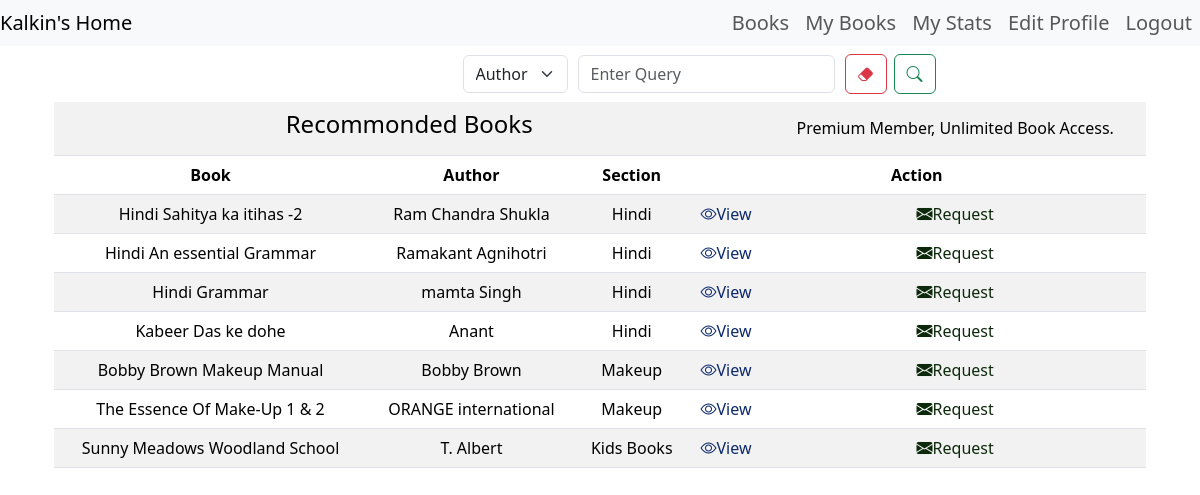
The app's page /UserReq (signed in) with its own data.
### models.py (models this page shows, shortened)
class User(db.Model):
    __tablename__ = 'user'
    id = db.Column(db.Integer, autoincrement=True, primary_key=True)
    user_name = db.Column(db.String, unique= True, nullable= False)
    email = db.Column(db.String, unique=True)
    passwordhash = db.Column(db.String(255))
    name = db.Column(db.String)
    req_count= db.Column(db.Integer, default=0)
    total_req = db.Column(db.Integer, autoincrement=True)
    is_admin = db.Column(db.Boolean, nullable= False, default= False)
    is_premium = db.Column(db.Boolean, nullable= False, default= False)
    @property
    def password(self):
        raise AttributeError('password is not a readable attribute')

class Book(db.Model):
    __tablename__ = "book"
    book_id = db.Column(db.Integer, autoincrement=True, primary_key=True)
    book_name = db.Column(db.String, nullable=False)
    book_content = db.Column(db.String, nullable=False)
    book_author = db.Column(db.String)
    book_image = db.Column(db.String)
    book_sec = db.Column(db.Integer, db.ForeignKey('section.section_id'), nullable=False)
    book_rating = db.Column(db.Float, default=0.0)
    book_views = db.Column(db.Integer, default=0)
    is_premium = db.Column(db.Boolean, nullable= False, default= False)
    sec_name = db.Column(db.String,  nullable=False)
    feedback = db.relationship("Feedback", backref="book")
    @property
    def book_rating(self):
        feedback_ratings = [feedback.rating for feedback in self.feedback]
        if feedback_ratings:
            return sum(feedback_ratings) / len(feedback_ratings)
        else:
            return 0.0

### controllers.py (the view, shortened to what this page needs)
@app.route("/UserReq")
@auth_required
def UserReq():
    user=User.query.get(session['user_id'])
    user_limit = Issue.query.filter(Issue.user_id == user.id, Issue.return_date == None).count()
    issued_books_ids = [issue.book_id for issue in Issue.query.filter_by(user_id=user.id, return_date=None).all()]
    books = Book.query.filter(Book.book_id.notin_(issued_books_ids)).all()
    parameter= request.args.get('parameter')
    search= request.args.get('search')
    if not parameter or not search:
        return render_template('UserReq.html', user=user,books=books,user_limit=user_limit)

### controllers.py (called while the page is built)
def auth_required(func):
    @wraps(func)
    def inner(*args, **kwargs):
        if 'user_id' not in session:
            flash("You need to login to continue")
            return redirect(url_for('login'))
        return func(*args, **kwargs)
    return inner

### templates/UserReq.html (shortened to what this page needs)
{% extends 'base.html' %}
{%block content%}
{% include 'searchbar.html' %}
<div class="container-fluid">
<table class="table table-striped text-center">
        <tr >
            <th colspan="4" class="align-middle"><h4>Recommonded Books </h4></th>
            <td colspan="1" class="align-middle">
                {% if user.is_premium %}
                Premium Member,
                Unlimited Book Access.
                {%else%}
                {{user_limit}} out of 6 Book Requested.
                {%endif%}
            </td>
        </tr>
        <tr>
            <th>Book</th>
            <th>Author</th>
            <th>Section</th>
            <th colspan="2" class=" align-middle"> Action</th>
        </tr>
    <tbody>
        {%for book in books%}
            <tr>
            <td>{{book.book_name }}</td>
            <td>{{book.book_author}}</td>
            <td>{{book.sec_name}}</td>
            <td><a href="/book_summary/{{book.book_id}}" style="color: rgb(13, 41, 109); text-decoration: none; " onmouseover="this.style.color='green'; this.style.textDecoration='underline';" onmouseout="this.style.color='blue'; this.style.textDecoration='none';"><i class="bi bi-eye"></i>View</a></td>
            <td>
                {% if (user_limit>5) and not (user.is_premium) %}
                Issue_limit_Reached
                {%else%}
            <a href="/issue_book/{{book.book_id}}/{{user.id}}" style="color: rgb(13, 41, 12); text-decoration: none; " onmouseover="this.style.color='green'; this.style.textDecoration='underline';" onmouseout="this.style.color='blue'; this.style.textDecoration='none';"><i class="bi bi-envelope-fill"></i>Request</a>
            </td>
            {% endif %}
        </tr>
        {%endfor%}
        </tbody>
    </table>
</div>
  {%endblock%}

### templates/searchbar.html (shortened to what this page needs)
<div class="container-fluid p-2 justify-content-end">
  <form class="ml-auto">
    <select name="parameter" id="parameter" class="form-select">
      {% if user.is_admin %}
      <option value="user" selected>User</option>
      {% else %}
      <option value="author" selected>Author</option>
      {% endif %}
    </select>
    <input type="text" class="form-control" name="search" id="search" placeholder="Enter Query" required/>
    <button type="submit" class="clear-button btn btn-outline-danger" onclick="clearserch()">
      <i class="bi bi-eraser-fill"></i>
    </button>
    <button type="submit" class="search-button btn btn-outline-success">
      <i class="bi bi-search"></i>
    </button>
  </form>
</div>

### templates/searchbar.html (style rules this page uses)
form { display: flex; width:100%; flex-direction: row; justify-content: space-evenly; align-items: center; }
#parameter { margin-right: 10px; width: 120px; }
#search { margin-right: 10px; flex-grow: 1; width: 360px; }
.search-button { width: 100px; height:40px; }
.clear-button { margin-right:7px; width:60px; height:40px; }

### templates/base.html (style rules this page uses)
form { width:25%; margin:0 auto; }
h1,h3,h4 { margin-top: 10 px; text-align: center; }

### records on screen
User: parameter "Author"
Book: book_name "Hindi Sahitya ka itihas -2", book_author "Ram Chandra Shukla", sec_name "Hindi"
Book: book_name "Hindi An essential Grammar", book_author "Ramakant Agnihotri", sec_name "Hindi"
Book: book_name "Hindi Grammar", book_author "mamta Singh", sec_name "Hindi"
Book: book_name "Kabeer Das ke dohe", book_author "Anant", sec_name "Hindi"
Book: book_name "Bobby Brown Makeup Manual", book_author "Bobby Brown", sec_name "Makeup"
Book: book_name "The Essence Of Make-Up 1 & 2", book_author "ORANGE international", sec_name "Makeup"
Book: book_name "Sunny Meadows Woodland School", book_author "T. Albert", sec_name "Kids Books"

### other values on screen
{{ session.get('user_name')|capitalize }} "Kalkin"
